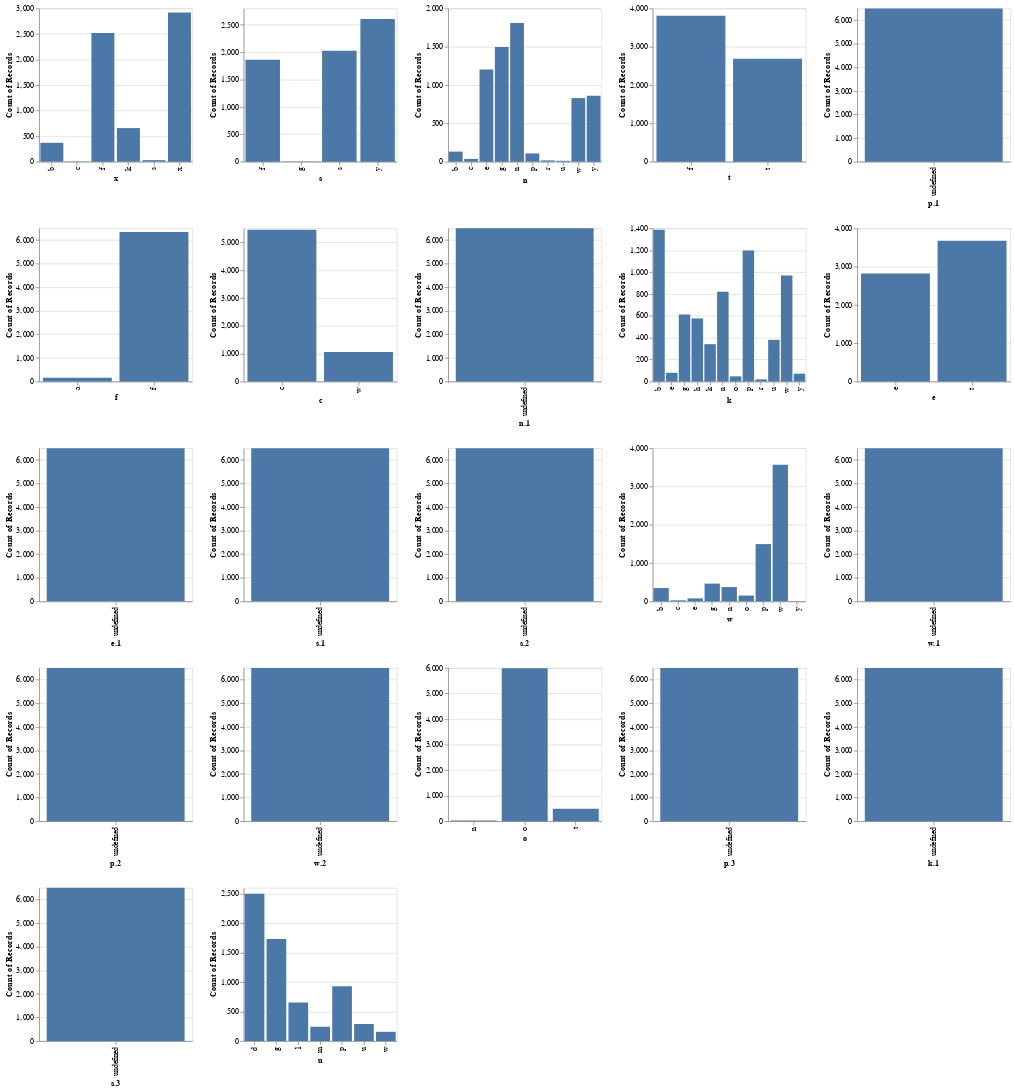

The notebook cell saved with this chart:
### Markdown cell above
Create histograms to compare distributions for each predictor variables

### Code cell
alt.data_transformers.disable_max_rows()
alt.Chart(X_train).mark_bar().encode(
        x=alt.X(alt.repeat('repeat')),
        y="count()",
    ).properties(
        width=200,
        height=200
    ).repeat(
        repeat= list(X_train.columns), 
        columns=5
    )

### Figure 1 — Vega-Lite specification as saved in the notebook (floating-point values rounded to 4 significant figures; data arrays with more than 128 entries replaced by an {"elided": "..."} marker saying what was removed)
{"config": {"view": {"continuousWidth": 400, "continuousHeight": 300}}, "repeat": ["x", "s", "n", "t", "p.1", "f", "c", "n.1", "k", "e", "e.1", "s.1", "s.2", "w", "w.1", "p.2", "w.2", "o", "p.3", "k.1", "s.3", "u"], "spec": {"data": {"name": "data-17c54e6df78fe8572a7bd6f999a6760f"}, "mark": "bar", "encoding": {"x": {"field": {"repeat": "repeat"}}, "y": {"aggregate": "count", "type": "quantitative"}}, "height": 200, "width": 200}, "columns": 5, "$schema": "https://vega.github.io/schema/vega-lite/v4.17.0.json", "datasets": {"data-17c54e6df78fe8572a7bd6f999a6760f": {"elided": "6498 records"}}}
